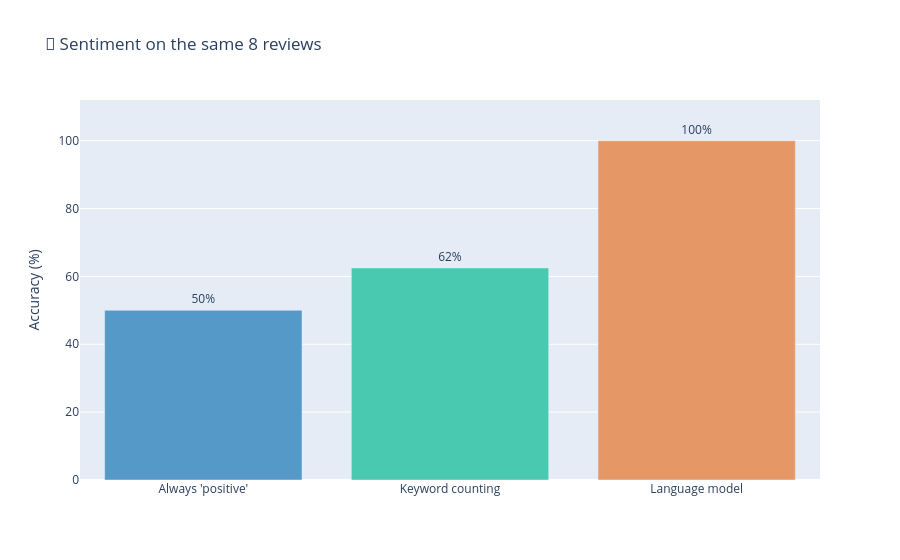

This figure's notebook cell:
### Code cell
GOOD = ["great", "gorgeous", "excellent", "flawlessly", "best", "worth", "nice", "wonderful"]
BAD = ["broken", "cheap", "stopped", "crashes", "slow", "never"]

def keyword_rule(text):
    """No AI at all: count nice words vs nasty words."""
    t = text.lower()
    return "positive" if sum(w in t for w in GOOD) > sum(w in t for w in BAD) else "negative"


truth = [r["label"] for r in REVIEWS]
scores = {
    "Always 'positive'": sum(t == "positive" for t in truth) / len(truth),
    "Keyword counting": sum(keyword_rule(r["text"]) == t for r, t in zip(REVIEWS, truth)) / len(truth),
}

if LLM_READY:
    guesses = run_in_parallel(lambda r: classify(r["text"], ["positive", "negative"]), REVIEWS)
    scores["Language model"] = show_label_results([r["text"] for r in REVIEWS], truth, guesses)

plot_accuracy_bars(scores, title="Sentiment on the same 8 reviews")

### Figure 1 — Plotly figure (JSON) as saved in the notebook; plotly's stock layout.template omitted (floating-point values rounded to 4 significant figures)
{"data": [{"marker": {"color": ["#5499c7", "#48c9b0", "#e59866"]}, "text": ["50%", "62%", "100%"], "textposition": "outside", "type": "bar", "x": ["Always 'positive'", "Keyword counting", "Language model"], "y": [50, 62.5, 100]}], "layout": {"showlegend": false, "title": {"text": "🎯 Sentiment on the same 8 reviews"}, "yaxis": {"range": [0, 112], "title": {"text": "Accuracy (%)"}}}}
